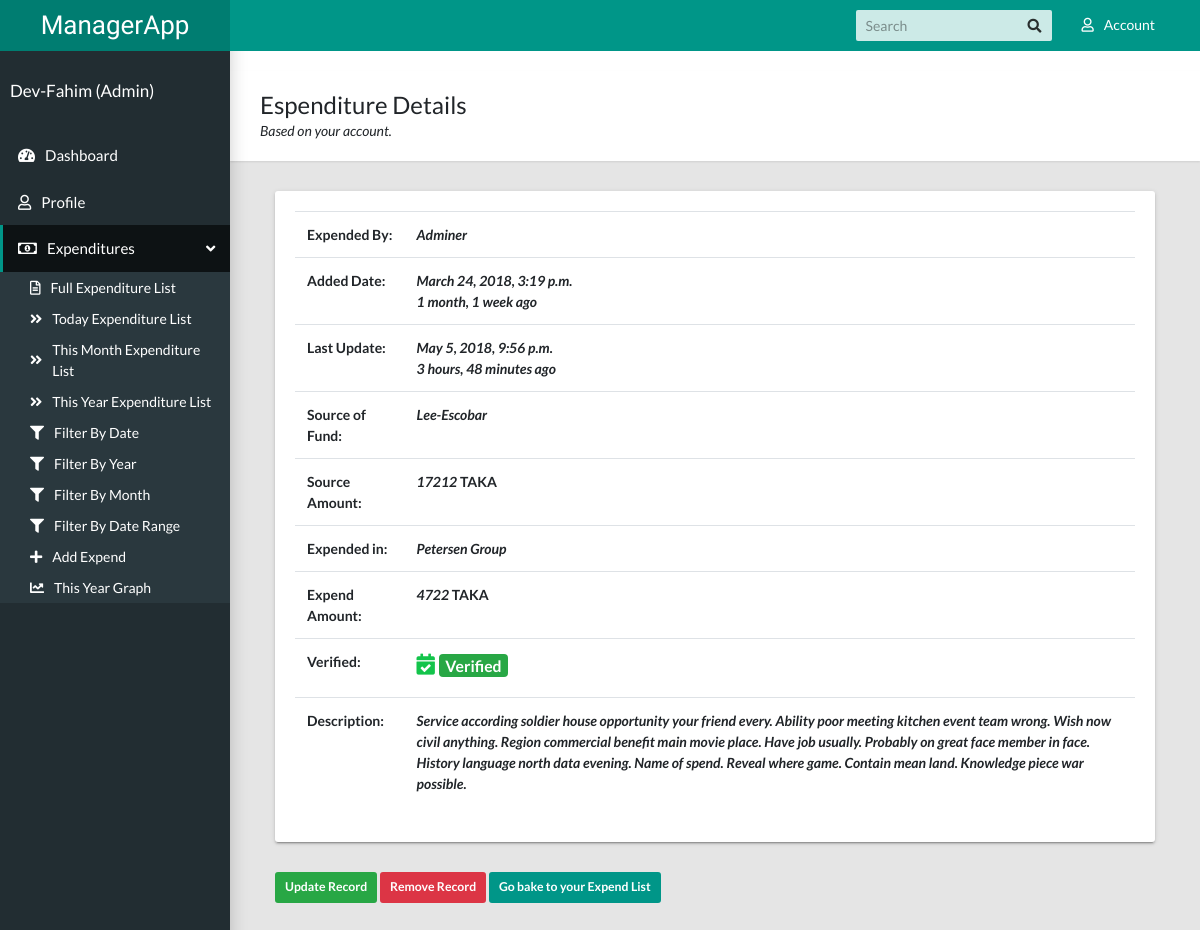
The app's page /expenditure/detail/817/ (signed in) with its own data.
### account/models.py (models this page shows, shortened)
class UserProfile(models.Model):
    select = (
        ('male', 'Male'),
        ('female', 'Female')
    )
    select_role = (
        ('admin', 'Admin'),
        ('co-admin', 'Co-Admin'),
        ('user', 'User')
    )
    user = models.OneToOneField(User, on_delete=models.CASCADE, related_name='user_profile')
    role = models.CharField(choices=select_role, max_length=50, default='user')
    created_date = models.DateTimeField(auto_now_add=True)
    updated_date = models.DateTimeField(auto_now=True)
    address = models.TextField(blank=True, default='')
    birth_date = models.DateField(blank=True, null=True)
    description = models.TextField(blank=True, default='')
    slug = models.SlugField(max_length=50, blank=True, default='')
    gender = models.CharField(max_length=50, blank=True, choices=select, default='Not Selected')
    contact_number = models.CharField(max_length=255, blank=True, default='')
    def create_user_profile(sender, instance, created, **kwargs):
        if created:
            UserProfile.objects.create(user=instance, slug=instance)
    post_save.connect(create_user_profile, sender=User)

### expend/models.py (models this page shows, shortened)
class Expend(models.Model):
    select = (
        ('yes', 'yes'),
        ('no', 'no')
    )
    by_user = models.CharField(max_length=255, blank=False, unique=False, null=True)
    added_date = models.DateTimeField(auto_now_add=True)
    updated_date = models.DateTimeField(auto_now=True)
    source_fund = models.CharField(max_length=255)
    source_amount = models.PositiveIntegerField()
    expend_in = models.CharField(max_length=255)
    expend_amount = models.PositiveIntegerField()
    description = models.TextField(blank=True)
    verified = models.CharField(choices=select, max_length=255, default='no')

### expend/views.py (the view)
# urls.py: path('detail/<int:pk>/', login_required(views.ExpendDetailView.as_view()),
class ExpendDetailView(DetailView):
    model = models.Expend
    template_name = 'expend/expend_detail.html'
    context_object_name = 'expend'

### expend/templates/expend/expend_detail.html (shortened to what this page needs)
{% extends 'base.html' %}
{% block content_title %}Espenditure Details{% endblock %}
{% block content_sub_title %}Based on your account.{% endblock %}
{% block content %}
<div class="col-lg-12">
    {% if request.user.is_authenticated and expend.by_user == request.user.username or request.user.is_superuser %}
            <div class="tile"><div class="tile-body">
                            <table class="table">
                                <tr>
                                    <td><b>Expended By:</b></td>
                                    <td><b><i>{{ expend.by_user|title }}</i></b></td>
                                </tr><tr>
                                    <td><b>Added Date:</b></td>
                                    <td><b><i>{{ expend.added_date }}<br>{{ expend.added_date|timesince }} ago</i></b></td>
                                </tr><tr>
                                    <td><b>Last Update:</b></td>
                                    <td><b><i>{{ expend.updated_date }}<br>{{ expend.updated_date|timesince }} ago</i></b></td>
                                </tr><tr>
                                    <td><b>Source of Fund:</b></td>
                                    <td><b><i>{{ expend.source_fund|title }}</i></b></td>
                                </tr><tr>
                                    <td><b>Source Amount:</b></td>
                                    <td><b><i>{{ expend.source_amount }}</i> TAKA</b></td>
                                </tr><tr>
                                    <td><b>Expended in:</b></td>
                                    <td><b><i>{{ expend.expend_in|title }}</i></b></td>
                                </tr><tr>
                                    <td><b>Expend Amount:</b></td>
                                    <td><b><i>{{ expend.expend_amount }}</i> TAKA</b></td>
                                </tr>
                                <tr>
                                    <td><b>Verified:</b></td>
                                    <td>{% if expend.verified == 'no' %}<h4><i class="fas fa-times" style="color:#c91218"></i> <span class="badge badge-danger">Not Verified</span></h4>
                                        {% else %}<h4><i class="fas fa-calendar-check" style="color:#13c44b"></i> <span class="badge badge-success">Verified</span></h4>{% endif %}</td>
                                </tr><tr>
                                    <td><b>Description:</b></td>
                                    <td><b><i>{% if expend.description == '' %}No Description{% else %}{{ expend.description }}{% endif %}</i></b></td>
                                </tr>
                            </table>
                        </div></div>
        {% if request.user.is_authenticated and request.user.is_superuser %}
            <div class="d-print-none">
                <a class="btn btn-mar btn-sm btn-success" href="{% url 'expenditure:expend_update' pk=expend.pk %}">Update Record</a>
                <a class="btn btn-mar btn-sm btn-danger" href="{% url 'expenditure:expend_delete' pk=expend.pk %}">Remove Record</a>
                <a class="btn btn-mar btn-sm btn-primary" href="{% url 'expenditure:expend' %}">Go bake to your Expend List</a>
            </div>
        {% endif %}
    {% else %}
        {% include 'access_denied.html' %}
    {% endif %}
</div>
{% endblock %}

### templates/sidebar.html (shortened to what this page needs)
    <aside class="app-sidebar">
      <div class="app-sidebar__user">
        <div>
          <p class="app-sidebar__user-name">{{ request.user.username|title }} ({{ request.user.user_profile.role|title }})</p>
        </div>
      </div>
      <ul class="app-menu">
        <li><a class="app-menu__item" href="{% url 'account:home' %}"><i class="fas fa-tachometer-alt margin-right"></i> Dashboard</a></li>
        <li><a class="app-menu__item" href="{% url 'account:profile' %}"><i class="far fa-user margin-right"></i> Profile</a></li>
        <li class="treeview is-expanded"><a class="app-menu__item" href="#" data-toggle="treeview"><i class="far fa-money-bill-alt margin-right"></i><span class="app-menu__label">Expenditures</span><i class="treeview-indicator fa fa-angle-right"></i></a>
          <ul class="treeview-menu">
          	<li><a  class="treeview-item"  href="{% url 'expenditure:expend' %}"><i class="far fa-file-alt tree-aside"></i> Full Expenditure List</a></li>
            <li><a  class="treeview-item"  href="{% url 'expenditure:expend_by_today' %}"><i class="fas fa-angle-double-right tree-aside"></i> Today Expenditure List</a></li>
            <li><a  class="treeview-item"  href="{% url 'expenditure:expend_by_month' year=current_year month=current_month %}"><i class="fas fa-angle-double-right tree-aside"></i> This Month Expenditure List</a></li>
            <li><a  class="treeview-item"  href="{% url 'expenditure:expend_by_year' year=current_year %}"><i class="fas fa-angle-double-right tree-aside"></i> This Year Expenditure List</a></li>
            <li><a  class="treeview-item"  href="{% url 'expenditure:expend_filter_date' %}"><i class="fas fa-filter tree-aside"></i> Filter By Date</a></li>
            <li><a  class="treeview-item"  href="{% url 'expenditure:expend_filter_year' %}"><i class="fas fa-filter tree-aside"></i> Filter By Year</a></li>
            <li><a  class="treeview-item"  href="{% url 'expenditure:expend_filter_month' %}"><i class="fas fa-filter tree-aside"></i> Filter By Month</a></li>
            <li><a  class="treeview-item"  href="{% url 'expenditure:expend_filter_range' %}"><i class="fas fa-filter tree-aside"></i> Filter By Date Range</a></li>
            <li><a  class="treeview-item"  href="{% url 'expenditure:expend_create' %}"><i class="fas fa-plus tree-aside"></i> Add Expend</a></li>
            <li><a  class="treeview-item"  href="{% url 'expenditure:expend_graph' year=current_year %}"><i class="fas fa-chart-line tree-aside"></i> This Year Graph</a></li>
          </ul>
        </li>
      </ul>
    </aside>

### templates/base.html (style rules this page uses)
.tree-aside { margin-left:10px; margin-right:10px; }
.margin-right { margin-right:10px; }

### records on screen
Expend: by_user "Adminer", added_date "March 24, 2018, 3:19 p.m.", added_date "1 month, 1 week", updated_date "May 5, 2018, 9:56 p.m.", updated_date "3 hours, 48 minutes", source_fund "Lee-Escobar", source_amount "17212", expend_in "Petersen Group", expend_amount "4722", description "Service according soldier house opportunity your friend every. Ability poor meeting kitchen event team wrong. Wish now civil anything. Region commercial benefit main movie place. Have job usually. Probably on great face member in face. History language north data evening. Name of spend. Reveal where game. Contain mean land. Knowledge piece war possible."

### other values on screen
{{ request.user.username|title }} "Dev-Fahim"
{{ request.user.user_profile.role|title }} "Admin"
